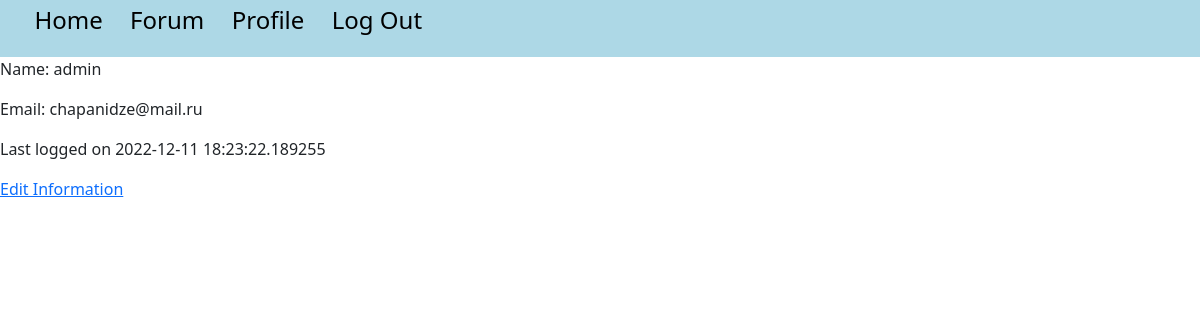
Screenshot of /profile/3 (signed in) with the database file from the repository.
### models.py (models this page shows)
class User(UserMixin, db.Model):
    id = db.Column(db.Integer, primary_key=True)
    email = db.Column(db.String(100), unique=True)
    password = db.Column(db.String(100))
    name = db.Column(db.String(1000))
    last_seen = db.Column(db.String(100))
    posts = db.relationship('Post', backref='poster')

### main.py (the view)
@main.route('/profile/<int:id>')
@login_required
def view_profile(id):
    user = User.query.get_or_404(id)
    return render_template("profile.html", name=user.name, email=user.email, time=user.last_seen)

### app.py (called while the page is built)
@login_manager.user_loader
def load_user(user_id):
    try:
        return User.query.get(int(user_id))
    except:
        return None

### templates/profile.html (shortened to what this page needs)
<!DOCTYPE html>
<html lang="en">
<head>
    <link href="https://cdn.jsdelivr.net/npm/bootstrap@5.2.3/dist/css/bootstrap.min.css" rel="stylesheet">
</head>
<link rel="stylesheet" href="/static/style.css">
<body>
<div id="navbar">
    <ul>
        <a href="{{ url_for('home') }}"><li>Home</li></a>
        <a href="{{ url_for('posts') }}"><li>Forum</li></a>
        {% if current_user.is_authenticated %}
        <a href="{{ url_for('main.profile') }}"><li>Profile</li></a>
        {% endif %}
        {% if current_user.is_authenticated %}
        <a href="{{ url_for('auth.logout') }}"><li>Log Out</li></a>
        {% endif %}
    </ul>
</div>
<div id="personal-info-container">
    <p>Name: {{ name }}</p>
    <p>Email: {{ email }}</p>
    <p>Last logged on {{ time }}</p>
    <a href="{{ url_for('auth.edit_profile') }}">Edit Information</a>
</div>
</body>
</html>

### static/style.css (style rules this page uses)
* { font-family: Segoe UI; }
#navbar { background-color: lightblue; padding: 0.2%; }
li { font-size: 1.5em; text-decoration: none; color: black; display: inline-block; padding-right: 2%; }

### rows the page displays
User: name "admin", email "chapanidze@mail.ru", last_seen "2022-12-11 18:23:22.189255"
